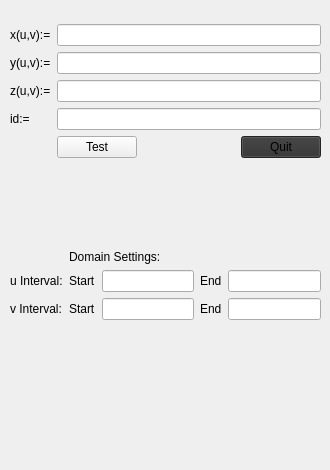
           <widget class="QWidget" name="SurfaceFunction">
            <attribute name="title">
             <string>Function</string>
            </attribute>
            <widget class="QWidget" name="layoutWidget">
             <property name="geometry">
              <rect>
               <x>10</x>
               <y>0</y>
               <width>311</width>
               <height>241</height>
              </rect>
             </property>
             <layout class="QGridLayout" name="gridFunctionLayout">
              <item row="2" column="0">
               <widget class="QLabel" name="labelSurfacey">
                <property name="text">
                 <string>y(u,v):=</string>
                </property>
               </widget>
              </item>
              <item row="1" column="1">
               <widget class="QLineEdit" name="surfacex">
                <property name="sizePolicy">
                 <sizepolicy hsizetype="Expanding" vsizetype="Fixed">
                  <horstretch>0</horstretch>
                  <verstretch>0</verstretch>
                 </sizepolicy>
                </property>
               </widget>
              </item>
              <item row="5" column="1">
               <layout class="QHBoxLayout" name="horizontalLayout_2">
                <item>
                 <widget class="QPushButton" name="btnFillSurfaceInput">
                  <property name="sizePolicy">
                   <sizepolicy hsizetype="Fixed" vsizetype="Fixed">
                    <horstretch>0</horstretch>
                    <verstretch>0</verstretch>
                   </sizepolicy>
                  </property>
                  <property name="text">
                   <string>Test</string>
                  </property>
                 </widget>
                </item>
                <item>
                 <spacer name="horizontalSpacer">
                  <property name="orientation">
                   <enum>Qt::Horizontal</enum>
                  </property>
                  <property name="sizeHint" stdset="0">
                   <size>
                    <width>40</width>
                    <height>20</height>
                   </size>
                  </property>
                 </spacer>
                </item>
                <item>
                 <widget class="QPushButton" name="btnQuit">
                  <property name="palette">
                   <palette>
                    <active>
                     <colorrole role="WindowText">
                      <brush brushstyle="SolidPattern">
                       <color alpha="255">
                        <red>0</red>
                        <green>0</green>
                        <blue>0</blue>
                       </color>
                      </brush>
                     </colorrole>
                     <colorrole role="Button">
                      <brush brushstyle="SolidPattern">
                       <color alpha="255">
                        <red>179</red>
                        <green>15</green>
                        <blue>39</blue>
                       </color>
                      </brush>
                     </colorrole>
                     <colorrole role="Light">
                      <brush brushstyle="SolidPattern">
                       <color alpha="255">
                        <red>255</red>
                        <green>34</green>
                        <blue>66</blue>
                       </color>
                      </brush>
                     </colorrole>
                     <colorrole role="Midlight">
                      <brush brushstyle="SolidPattern">
                       <color alpha="255">
                        <red>217</red>
                        <green>24</green>
                        <blue>52</blue>
                       </color>
                      </brush>
                     </colorrole>
                     <colorrole role="Dark">
                      <brush brushstyle="SolidPattern">
                       <color alpha="255">
                        <red>89</red>
                        <green>7</green>
                        <blue>19</blue>
                       </color>
                      </brush>
                     </colorrole>
                     <colorrole role="Mid">
                      <brush brushstyle="SolidPattern">
                       <color alpha="255">
                        <red>119</red>
                        <green>10</green>
                        <blue>26</blue>
                       </color>
                      </brush>
                     </colorrole>
                     <colorrole role="Text">
                      <brush brushstyle="SolidPattern">
                       <color alpha="255">
                        <red>0</red>
                        <green>0</green>
                        <blue>0</blue>
                       </color>
                      </brush>
                     </colorrole>
                     <colorrole role="BrightText">
                      <brush brushstyle="SolidPattern">
                       <color alpha="255">
                        <red>255</red>
                        <green>255</green>
                        <blue>255</blue>
                       </color>
                      </brush>
                     </colorrole>
                     <colorrole role="ButtonText">
                      <brush brushstyle="SolidPattern">
                       <color alpha="255">
                        <red>0</red>
                        <green>0</green>
                        <blue>0</blue>
                       </color>
                      </brush>
                     </colorrole>
                     <colorrole role="Base">
                      <brush brushstyle="SolidPattern">
                       <color alpha="255">
                        <red>255</red>
                        <green>255</green>
                        <blue>255</blue>
                       </color>
                      </brush>
                     </colorrole>
                     <colorrole role="Window">
                      <brush brushstyle="SolidPattern">
                       <color alpha="255">
                        <red>179</red>
                        <green>15</green>
                        <blue>39</blue>
                       </color>
                      </brush>
                     </colorrole>
                     <colorrole role="Shadow">
                      <brush brushstyle="SolidPattern">
                       <color alpha="255">
                        <red>0</red>
                        <green>0</green>
                        <blue>0</blue>
                       </color>
                      </brush>
                     </colorrole>
                     <colorrole role="AlternateBase">
                      <brush brushstyle="SolidPattern">
                       <color alpha="255">
                        <red>217</red>
                        <green>135</green>
                        <blue>147</blue>
                       </color>
                      </brush>
                     </colorrole>
                     <colorrole role="ToolTipBase">
                      <brush brushstyle="SolidPattern">
                       <color alpha="255">
                        <red>255</red>
                        <green>255</green>
                        <blue>220</blue>
                       </color>
                      </brush>
                     </colorrole>
                     <colorrole role="ToolTipText">
                      <brush brushstyle="SolidPattern">
                       <color alpha="255">
                        <red>0</red>
                        <green>0</green>
                        <blue>0</blue>
                       </color>
                      </brush>
                     </colorrole>
                    </active>
                    <inactive>
                     <colorrole role="WindowText">
                      <brush brushstyle="SolidPattern">
                       <color alpha="216">
                        <red>255</red>
                        <green>255</green>
                        <blue>255</blue>
                       </color>
                      </brush>
                     </colorrole>
                     <colorrole role="Button">
                      <brush brushstyle="SolidPattern">
                       <color alpha="255">
                        <red>50</red>
                        <green>50</green>
                        <blue>50</blue>
                       </color>
                      </brush>
                     </colorrole>
                     <colorrole role="Light">
                      <brush brushstyle="SolidPattern">
                       <color alpha="255">
                        <red>55</red>
                        <green>55</green>
                        <blue>55</blue>
                       </color>
                      </brush>
                     </colorrole>
                     <colorrole role="Midlight">
                      <brush brushstyle="SolidPattern">
                       <color alpha="255">
                        <red>52</red>
                        <green>52</green>
                        <blue>52</blue>
                       </color>
                      </brush>
                     </colorrole>
                     <colorrole role="Dark">
                      <brush brushstyle="SolidPattern">
                       <color alpha="255">
                        <red>191</red>
                        <green>191</green>
                        <blue>191</blue>
                       </color>
                      </brush>
                     </colorrole>
                     <colorrole role="Mid">
                      <brush brushstyle="SolidPattern">
                       <color alpha="255">
                        <red>36</red>
                        <green>36</green>
                        <blue>36</blue>
                       </color>
                      </brush>
                     </colorrole>
                     <colorrole role="Text">
                      <brush brushstyle="SolidPattern">
                       <color alpha="216">
                        <red>255</red>
                        <green>255</green>
                        <blue>255</blue>
                       </color>
                      </brush>
                     </colorrole>
                     <colorrole role="BrightText">
                      <brush brushstyle="SolidPattern">
                       <color alpha="255">
                        <red>55</red>
                        <green>55</green>
                        <blue>55</blue>
                       </color>
                      </brush>
                     </colorrole>
                     <colorrole role="ButtonText">
                      <brush brushstyle="SolidPattern">
                       <color alpha="255">
                        <red>0</red>
                        <green>0</green>
                        <blue>0</blue>
                       </color>
                      </brush>
                     </colorrole>
                     <colorrole role="Base">
                      <brush brushstyle="SolidPattern">
                       <color alpha="255">
                        <red>23</red>
                        <green>23</green>
                        <blue>23</blue>
                       </color>
                      </brush>
                     </colorrole>
                     <colorrole role="Window">
                      <brush brushstyle="SolidPattern">
                       <color alpha="255">
                        <red>50</red>
                        <green>50</green>
                        <blue>50</blue>
                       </color>
                      </brush>
                     </colorrole>
                     <colorrole role="Shadow">
                      <brush brushstyle="SolidPattern">
                       <color alpha="255">
                        <red>0</red>
                        <green>0</green>
                        <blue>0</blue>
                       </color>
                      </brush>
                     </colorrole>
                     <colorrole role="AlternateBase">
                      <brush brushstyle="SolidPattern">
                       <color alpha="255">
                        <red>152</red>
                        <green>152</green>
                        <blue>152</blue>
                       </color>
                      </brush>
                     </colorrole>
                     <colorrole role="ToolTipBase">
                      <brush brushstyle="SolidPattern">
                       <color alpha="63">
                        <red>255</red>
                        <green>255</green>
                        <blue>255</blue>
                       </color>
                      </brush>
                     </colorrole>
                     <colorrole role="ToolTipText">
                      <brush brushstyle="SolidPattern">
                       <color alpha="255">
                        <red>0</red>
                        <green>0</green>
                        <blue>0</blue>
                       </color>
                      </brush>
                     </colorrole>
                    </inactive>
                    <disabled>
                     <colorrole role="WindowText">
                      <brush brushstyle="SolidPattern">
                       <color alpha="255">
                        <red>89</red>
                        <green>7</green>
                        <blue>19</blue>
                       </color>
                      </brush>
                     </colorrole>
                     <colorrole role="Button">
                      <brush brushstyle="SolidPattern">
                       <color alpha="255">
                        <red>179</red>
                        <green>15</green>
                        <blue>39</blue>
                       </color>
                      </brush>
                     </colorrole>
                     <colorrole role="Light">
                      <brush brushstyle="SolidPattern">
                       <color alpha="255">
                        <red>255</red>
                        <green>34</green>
                        <blue>66</blue>
                       </color>
                      </brush>
                     </colorrole>
                     <colorrole role="Midlight">
                      <brush brushstyle="SolidPattern">
                       <color alpha="255">
                        <red>217</red>
                        <green>24</green>
                        <blue>52</blue>
                       </color>
                      </brush>
                     </colorrole>
                     <colorrole role="Dark">
                      <brush brushstyle="SolidPattern">
                       <color alpha="255">
                        <red>89</red>
                        <green>7</green>
                        <blue>19</blue>
                       </color>
                      </brush>
                     </colorrole>
                     <colorrole role="Mid">
                      <brush brushstyle="SolidPattern">
                       <color alpha="255">
                        <red>119</red>
                        <green>10</green>
                        <blue>26</blue>
                       </color>
                      </brush>
                     </colorrole>
                     <colorrole role="Text">
                      <brush brushstyle="SolidPattern">
                       <color alpha="255">
                        <red>89</red>
                        <green>7</green>
                        <blue>19</blue>
                       </color>
                      </brush>
                     </colorrole>
                     <colorrole role="BrightText">
                      <brush brushstyle="SolidPattern">
                       <color alpha="255">
                        <red>255</red>
                        <green>255</green>
                        <blue>255</blue>
                       </color>
                      </brush>
                     </colorrole>
                     <colorrole role="ButtonText">
                      <brush brushstyle="SolidPattern">
                       <color alpha="255">
                        <red>89</red>
                        <green>7</green>
                        <blue>19</blue>
                       </color>
                      </brush>
                     </colorrole>
                     <colorrole role="Base">
                      <brush brushstyle="SolidPattern">
                       <color alpha="255">
                        <red>179</red>
                        <green>15</green>
                        <blue>39</blue>
                       </color>
                      </brush>
                     </colorrole>
                     <colorrole role="Window">
                      <brush brushstyle="SolidPattern">
                       <color alpha="255">
                        <red>179</red>
                        <green>15</green>
                        <blue>39</blue>
                       </color>
                      </brush>
                     </colorrole>
                     <colorrole role="Shadow">
                      <brush brushstyle="SolidPattern">
                       <color alpha="255">
                        <red>0</red>
                        <green>0</green>
                        <blue>0</blue>
                       </color>
                      </brush>
                     </colorrole>
                     <colorrole role="AlternateBase">
                      <brush brushstyle="SolidPattern">
                       <color alpha="255">
                        <red>152</red>
                        <green>152</green>
                        <blue>152</blue>
                       </color>
                      </brush>
                     </colorrole>
                     <colorrole role="ToolTipBase">
                      <brush brushstyle="SolidPattern">
                       <color alpha="63">
                        <red>255</red>
                        <green>255</green>
                        <blue>255</blue>
                       </color>
                      </brush>
                     </colorrole>
                     <colorrole role="ToolTipText">
                      <brush brushstyle="SolidPattern">
                       <color alpha="255">
                        <red>0</red>
                        <green>0</green>
                        <blue>0</blue>
                       </color>
                      </brush>
                     </colorrole>
                    </disabled>
                   </palette>
                  </property>
                  <property name="text">
                   <string>Quit</string>
                  </property>
                 </widget>
                </item>
               </layout>
              </item>
              <item row="3" column="1">
               <widget class="QLineEdit" name="surfacez"/>
              </item>
              <item row="3" column="0">
               <widget class="QLabel" name="labelSurfacez">
                <property name="text">
                 <string>z(u,v):=</string>
                </property>
               </widget>
              </item>
              <item row="2" column="1">
               <widget class="QLineEdit" name="surfacey"/>
              </item>
              <item row="0" column="1">
               <spacer name="verticalSpacer_3">
                <property name="orientation">
                 <enum>Qt::Vertical</enum>
                </property>
                <property name="sizeType">
                 <enum>QSizePolicy::Fixed</enum>
                </property>
                <property name="sizeHint" stdset="0">
                 <size>
                  <width>20</width>
                  <height>24</height>
                 </size>
                </property>
               </spacer>
              </item>
              <item row="4" column="0">
               <widget class="QLabel" name="labelSurfaceId">
                <property name="text">
                 <string>id:=</string>
                </property>
               </widget>
              </item>
              <item row="7" column="1">
               <spacer name="verticalSpacer_2">
                <property name="orientation">
                 <enum>Qt::Vertical</enum>
                </property>
                <property name="sizeHint" stdset="0">
                 <size>
                  <width>20</width>
                  <height>40</height>
                 </size>
                </property>
               </spacer>
              </item>
              <item row="1" column="0">
               <widget class="QLabel" name="labelSurfacex">
                <property name="text">
                 <string>x(u,v):=</string>
                </property>
               </widget>
              </item>
              <item row="4" column="1">
               <widget class="QLineEdit" name="surfaceId"/>
              </item>
             </layout>
            </widget>
            <widget class="QWidget" name="gridLayoutWidget">
             <property name="geometry">
              <rect>
               <x>10</x>
               <y>250</y>
               <width>311</width>
               <height>211</height>
              </rect>
             </property>
             <layout class="QGridLayout" name="gridDomain">
              <item row="0" column="1">
               <widget class="QLabel" name="labelDomain">
                <property name="text">
                 <string>Domain Settings:</string>
                </property>
               </widget>
              </item>
              <item row="1" column="0">
               <widget class="QLabel" name="labelIntervalu">
                <property name="text">
                 <string>u Interval:</string>
                </property>
               </widget>
              </item>
              <item row="1" column="1">
               <layout class="QGridLayout" name="gridLayoutu">
                <item row="0" column="0">
                 <layout class="QHBoxLayout" name="layoutIntervalu0">
                  <item>
                   <widget class="QLabel" name="labelu0">
                    <property name="text">
                     <string>Start</string>
                    </property>
                   </widget>
                  </item>
                  <item>
                   <widget class="QLineEdit" name="u0"/>
                  </item>
                 </layout>
                </item>
                <item row="0" column="2">
                 <layout class="QHBoxLayout" name="layoutIntervalu1">
                  <item>
                   <widget class="QLabel" name="labelu1">
                    <property name="text">
                     <string>End</string>
                    </property>
                   </widget>
                  </item>
                  <item>
                   <widget class="QLineEdit" name="u1"/>
                  </item>
                 </layout>
                </item>
               </layout>
              </item>
              <item row="3" column="1">
               <spacer name="verticalSpacer_6">
                <property name="orientation">
                 <enum>Qt::Vertical</enum>
                </property>
                <property name="sizeHint" stdset="0">
                 <size>
                  <width>20</width>
                  <height>40</height>
                 </size>
                </property>
               </spacer>
              </item>
              <item row="2" column="0">
               <widget class="QLabel" name="labelIntervalv">
                <property name="text">
                 <string>v Interval:</string>
                </property>
               </widget>
              </item>
              <item row="2" column="1">
               <layout class="QGridLayout" name="gridLayoutv">
                <item row="0" column="0">
                 <layout class="QHBoxLayout" name="layoutIntervalv0">
                  <item>
                   <widget class="QLabel" name="labelv0">
                    <property name="text">
                     <string>Start</string>
                    </property>
                   </widget>
                  </item>
                  <item>
                   <widget class="QLineEdit" name="v0"/>
                  </item>
                 </layout>
                </item>
                <item row="0" column="2">
                 <layout class="QHBoxLayout" name="layoutIntervalv1">
                  <item>
                   <widget class="QLabel" name="labelv1">
                    <property name="text">
                     <string>End</string>
                    </property>
                   </widget>
                  </item>
                  <item>
                   <widget class="QLineEdit" name="v1"/>
                  </item>
                 </layout>
                </item>
               </layout>
              </item>
             </layout>
            </widget>
           </widget>
